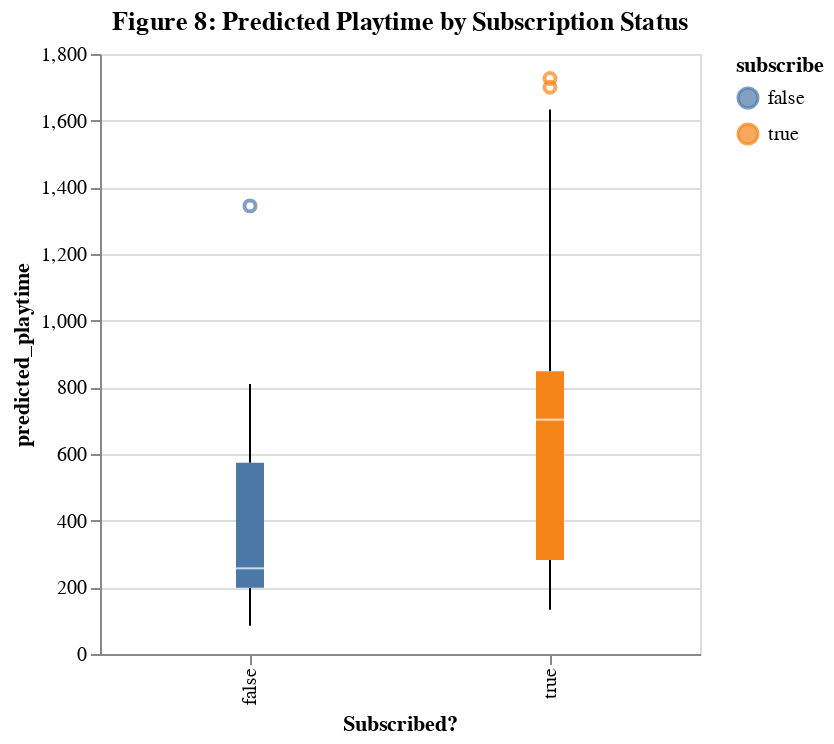

The code cell stored with this chart in its notebook:
### Code cell
# predicted playtime vs subscription status

chart_sub = alt.Chart(player_summary).mark_boxplot().encode(
    x=alt.X("subscribe:N", title="Subscribed?"),
    y=alt.Y("predicted_playtime:Q"),
    color="subscribe:N"
).properties(
    title="Figure 8: Predicted Playtime by Subscription Status",
    width=300, height=300
)
chart_sub

### Figure 1 — Vega-Lite specification as saved in the notebook (floating-point values rounded to 4 significant figures)
{"config": {"view": {"continuousWidth": 300, "continuousHeight": 300}}, "data": {"name": "data-f3c4b8a3c0f477a82ccea72b8bb4d165"}, "mark": {"type": "boxplot"}, "encoding": {"color": {"field": "subscribe", "type": "nominal"}, "x": {"field": "subscribe", "title": "Subscribed?", "type": "nominal"}, "y": {"field": "predicted_playtime", "type": "quantitative"}}, "height": 300, "title": "Figure 8: Predicted Playtime by Subscription Status", "width": 300, "$schema": "https://vega.github.io/schema/vega-lite/v5.20.1.json", "datasets": {"data-f3c4b8a3c0f477a82ccea72b8bb4d165": [{"hashedemail": "0088b5e134c3f0498a18c7ea6b8d77b4b0ff1636fc93355ccc95b45423367832", "experience": "Regular", "subscribe": true, "gender": "Male", "age": 20, "total_playtime_min": 106.0, "session_count": 2, "avg_session_length_min": 53.0, "predicted_playtime": 1112.0}, {"hashedemail": "060aca80f8cfbf1c91553a72f4d5ec8034764b05ab59fe8e1cf0eee9a7b67967", "experience": "Pro", "subscribe": false, "gender": "Male", "age": 21, "total_playtime_min": 30.0, "session_count": 1, "avg_session_length_min": 30.0, "predicted_playtime": 278.3}, {"hashedemail": "0ce7bfa910d47fc91f21a7b3acd8f33bde6db57912ce0290fa0437ce0b97f387", "experience": "Beginner", "subscribe": true, "gender": "Male", "age": 17, "total_playtime_min": 11.0, "session_count": 1, "avg_session_length_min": 11.0, "predicted_playtime": 702.3}, {"hashedemail": "0d4d71be33e2bc7266ee4983002bd930f69d304288a8663529c875f40f1750f3", "experience": "Regular", "subscribe": true, "gender": "Male", "age": 17, "total_playtime_min": 418.0, "session_count": 13, "avg_session_length_min": 32.15, "predicted_playtime": 702.1}, {"hashedemail": "0d70dd9cac34d646c810b1846fe6a85b9e288a76f5dcab9c1ff1a0e7ca200b3a", "experience": "Pro", "subscribe": true, "gender": "Male", "age": 17, "total_playtime_min": 70.0, "session_count": 2, "avg_session_length_min": 35.0, "predicted_playtime": 763.7}, {"hashedemail": "11006065e9412650e99eea4a4aaaf0399bc338006f85e80cc82d18b49f0e2aa4", "experience": "Veteran", "subscribe": false, "gender": "Male", "age": 19, "total_playtime_min": 10.0, "session_count": 1, "avg_session_length_min": 10.0, "predicted_playtime": 232.9}, {"hashedemail": "119f01b9877fc5ea0073d05602a353b91c4b48e4cf02f42bb8d661b46a34b760", "experience": "Amateur", "subscribe": true, "gender": "Female", "age": 21, "total_playtime_min": 50.0, "session_count": 1, "avg_session_length_min": 50.0, "predicted_playtime": 957.4}, {"hashedemail": "18936844e06b6c7871dce06384e2d142dd86756941641ef39cf40a9967ea14e3", "experience": "Amateur", "subscribe": true, "gender": "Male", "age": 14, "total_playtime_min": 1217.0, "session_count": 41, "avg_session_length_min": 29.68, "predicted_playtime": 701.3}, {"hashedemail": "1a2b92f18f36b0b59b41d648d10a9b8b20a2adff550ddbcb8cec2f47d4d881d0", "experience": "Beginner", "subscribe": false, "gender": "Female", "age": 37, "total_playtime_min": 18.0, "session_count": 1, "avg_session_length_min": 18.0, "predicted_playtime": 462.9}, {"hashedemail": "1d2371d8a35c8831034b25bda8764539ab7db0f63938696917c447128a2540dd", "experience": "Amateur", "subscribe": false, "gender": "Male", "age": 21, "total_playtime_min": 5.0, "session_count": 1, "avg_session_length_min": 5.0, "predicted_playtime": 257.7}, {"hashedemail": "200db0417ee70863c7e2a0f214c737476fb86de5869d0b907a077d726357e687", "experience": "Amateur", "subscribe": false, "gender": "Female", "age": 17, "total_playtime_min": 12.0, "session_count": 1, "avg_session_length_min": 12.0, "predicted_playtime": 782.9}, {"hashedemail": "20ae3f8b5323674fe6e537bc91928841cfc2a00c1b36522fd25370bb6fa89d36", "experience": "Regular", "subscribe": true, "gender": "Male", "age": 19, "total_playtime_min": 46.0, "session_count": 2, "avg_session_length_min": 23.0, "predicted_playtime": 1459.0}, {"hashedemail": "22a78bfd44e46931261d06864b92cf9a8fd77fb02bec66cb71646dd9da222a0d", "experience": "Amateur", "subscribe": true, "gender": "Non-binary", "age": 17, "total_playtime_min": 86.0, "session_count": 2, "avg_session_length_min": 43.0, "predicted_playtime": 1100.0}, {"hashedemail": "23fe711e0e3b77f1da7aa221ab1192afe21648d47d2b4fa7a5a659ff443a0eb5", "experience": "Amateur", "subscribe": true, "gender": "Female", "age": 21, "total_playtime_min": 50.0, "session_count": 1, "avg_session_length_min": 50.0, "predicted_playtime": 957.4}, {"hashedemail": "24d4892c2c3ce11d3e54c3bf31ee218901cac7a2f564911d67424c8fdf0874fe", "experience": "Amateur", "subscribe": true, "gender": "Male", "age": 22, "total_playtime_min": 2366.0, "session_count": 79, "avg_session_length_min": 29.95, "predicted_playtime": 266.5}, {"hashedemail": "25879aecc205544bc6505f9faf768356e0a3b7126057308ae3235f8a514e9a62", "experience": "Amateur", "subscribe": true, "gender": "Female", "age": 17, "total_playtime_min": 7.0, "session_count": 1, "avg_session_length_min": 7.0, "predicted_playtime": 997.8}, {"hashedemail": "2917e2dacafed92d017b9f356ce90a442bea6e4ad59dbbb484a920398acb8974", "experience": "Amateur", "subscribe": false, "gender": "Two-Spirited", "age": 26, "total_playtime_min": 5.0, "session_count": 1, "avg_session_length_min": 5.0, "predicted_playtime": 141.9}, {"hashedemail": "2cfed571797b66cc810c32562fc5b0f70b5bec0f5250799245527135bbf9662e", "experience": "Amateur", "subscribe": true, "gender": "Male", "age": 16, "total_playtime_min": 6.0, "session_count": 1, "avg_session_length_min": 6.0, "predicted_playtime": 701.5}, {"hashedemail": "336adf9b9070abb44eaec22a48b04d8cda6cf0c98a46eef37779a1dcb6f5b4bb", "experience": "Regular", "subscribe": true, "gender": "Male", "age": 21, "total_playtime_min": 266.0, "session_count": 3, "avg_session_length_min": 88.67, "predicted_playtime": 696.1}, {"hashedemail": "36d9cbb4c6bc0c1a6911436d2da0d09ec625e43e6552f575d4acc9cf487c4686", "experience": "Amateur", "subscribe": true, "gender": "Male", "age": 17, "total_playtime_min": 3873.0, "session_count": 130, "avg_session_length_min": 29.79, "predicted_playtime": 703.0}, {"hashedemail": "3caa832978e0596779f4ee7c686c4592fb6de893925025d25bf26be9a8cd03f5", "experience": "Amateur", "subscribe": true, "gender": "Male", "age": 22, "total_playtime_min": 12.0, "session_count": 1, "avg_session_length_min": 12.0, "predicted_playtime": 266.5}, {"hashedemail": "42382bb2af563e6979c5b84d288cbb49bb2ef90b1bcf196c2902da4ce20eb7f3", "experience": "Amateur", "subscribe": true, "gender": "Female", "age": 22, "total_playtime_min": 55.0, "session_count": 1, "avg_session_length_min": 55.0, "predicted_playtime": 867.1}, {"hashedemail": "42eafe96ed5c1684e3b5cc614d1b01a117173d3ec6898abcf1177d9822bd39f7", "experience": "Beginner", "subscribe": false, "gender": "Female", "age": 17, "total_playtime_min": 59.0, "session_count": 11, "avg_session_length_min": 5.364, "predicted_playtime": 786.8}, {"hashedemail": "4b01bce3f141289709e8278b02ba5d2aaa7105d7ccb9c7deb37670a80e332774", "experience": "Amateur", "subscribe": true, "gender": "Male", "age": 23, "total_playtime_min": 121.0, "session_count": 1, "avg_session_length_min": 121.0, "predicted_playtime": 266.5}, {"hashedemail": "4bed6f49b672974f706aa7f020b4f29020326bf594520593557cd381a51559b8", "experience": "Beginner", "subscribe": true, "gender": "Female", "age": 25, "total_playtime_min": 101.0, "session_count": 1, "avg_session_length_min": 101.0, "predicted_playtime": 866.4}, {"hashedemail": "4bfad3613c71ace05644bf210195d9fb0d3d9513753ad2f8a16d1a80699bb906", "experience": "Veteran", "subscribe": false, "gender": "Male", "age": 17, "total_playtime_min": 11.0, "session_count": 1, "avg_session_length_min": 11.0, "predicted_playtime": 199.1}, {"hashedemail": "55d24216db39c27e1f17cc43d3127cbf8ed76ada6d098202b53ded319855e2c1", "experience": "Amateur", "subscribe": true, "gender": "Male", "age": 17, "total_playtime_min": 33.0, "session_count": 3, "avg_session_length_min": 11.0, "predicted_playtime": 703.0}, {"hashedemail": "577aa5f15468252b1c6f32dcd515012923476292e30f95e6b4128c770e993f92", "experience": "Veteran", "subscribe": true, "gender": "Male", "age": 17, "total_playtime_min": 10.0, "session_count": 1, "avg_session_length_min": 10.0, "predicted_playtime": 282.2}, {"hashedemail": "5a340c0e3d1aa3e579efc625bd3e5bca7fc25f7115b68e9411f457464bfd3df4", "experience": "Veteran", "subscribe": true, "gender": "Male", "age": 20, "total_playtime_min": 33.0, "session_count": 2, "avg_session_length_min": 16.5, "predicted_playtime": 282.0}, {"hashedemail": "5afb9b4ba7f0bb42d4e4d72ee21be8a51131a7677f0519b4606fdbf770eec750", "experience": "Amateur", "subscribe": true, "gender": "Male", "age": 17, "total_playtime_min": 14.0, "session_count": 1, "avg_session_length_min": 14.0, "predicted_playtime": 703.0}, {"hashedemail": "5baba1651a0b92788bc0d6dcdf00be64af1cf9f0015bbeed204ddabd1d872e83", "experience": "Regular", "subscribe": true, "gender": "Female", "age": 28, "total_playtime_min": 43.0, "session_count": 1, "avg_session_length_min": 43.0, "predicted_playtime": 1726.0}, {"hashedemail": "5c27e8b9fed2816b006dc8397ec04470b59339fd591a46a3eb7951b939b72984", "experience": "Amateur", "subscribe": false, "gender": "Male", "age": 18, "total_playtime_min": 57.0, "session_count": 1, "avg_session_length_min": 57.0, "predicted_playtime": 255.5}, {"hashedemail": "5e0beb10f6163a508622ef25220d780bdd012a89dee571db77fc502980c0e57d", "experience": "Regular", "subscribe": true, "gender": "Male", "age": 15, "total_playtime_min": 9.0, "session_count": 1, "avg_session_length_min": 9.0, "predicted_playtime": 704.4}, {"hashedemail": "6b1cdc07fcc1f7ea09509341fd245dd34fdba386f14a493e9107c18604baedc9", "experience": "Veteran", "subscribe": true, "gender": "Non-binary", "age": 17, "total_playtime_min": 11.0, "session_count": 1, "avg_session_length_min": 11.0, "predicted_playtime": 1089.0}, {"hashedemail": "6ca8a90e4f5c61bf36baf556d446873c4e894e7a62f91996aa237be64b0e183b", "experience": "Beginner", "subscribe": true, "gender": "Female", "age": 17, "total_playtime_min": 66.0, "session_count": 1, "avg_session_length_min": 66.0, "predicted_playtime": 886.7}, {"hashedemail": "6fa105fac7f4f37350f21830db78cde153d8edda41d6f4f2d48c9785d605c5e5", "experience": "Amateur", "subscribe": false, "gender": "Male", "age": 45, "total_playtime_min": 7.0, "session_count": 1, "avg_session_length_min": 7.0, "predicted_playtime": 175.6}, {"hashedemail": "7096b30972a32029244fc6171f21bc5996b51b8d75df7a94f003dead428988f9", "experience": "Amateur", "subscribe": false, "gender": "Male", "age": 26, "total_playtime_min": 72.0, "session_count": 2, "avg_session_length_min": 36.0, "predicted_playtime": 252.2}, {"hashedemail": "70db3a16ef58cf8bf6d8658c426ba4a5fcd7523a0abdd413f14466c41181215d", "experience": "Veteran", "subscribe": false, "gender": "Male", "age": 22, "total_playtime_min": 15.0, "session_count": 1, "avg_session_length_min": 15.0, "predicted_playtime": 122.0}, {"hashedemail": "710148466b44cb02ba894aa9005a4892e619250ebd01153055d6c7578fc1ea10", "experience": "Amateur", "subscribe": true, "gender": "Male", "age": 23, "total_playtime_min": 8.0, "session_count": 1, "avg_session_length_min": 8.0, "predicted_playtime": 266.5}, {"hashedemail": "71453e425f07d10da4fa2b349c83e73ccdf0fb3312f778b35c5802c3292c87bd", "experience": "Veteran", "subscribe": false, "gender": "Male", "age": 22, "total_playtime_min": 21.0, "session_count": 1, "avg_session_length_min": 21.0, "predicted_playtime": 122.0}, {"hashedemail": "71e724778a28bb0ebbdacb1328944dfef427525466b012b66e7554a65e401a16", "experience": "Regular", "subscribe": true, "gender": "Male", "age": 14, "total_playtime_min": 20.0, "session_count": 2, "avg_session_length_min": 10.0, "predicted_playtime": 704.9}, {"hashedemail": "722ab6d91280c439f2780767a1250889e93f75fc0ba0bc48175da022ab3e9ea9", "experience": "Beginner", "subscribe": false, "gender": "Female", "age": 17, "total_playtime_min": 5.0, "session_count": 1, "avg_session_length_min": 5.0, "predicted_playtime": 786.8}, {"hashedemail": "75f275366c0dbb8b23957b97aaaf77db5d6517fb846d3d4d209bd391ae3d39f6", "experience": "Amateur", "subscribe": true, "gender": "Male", "age": 24, "total_playtime_min": 24.0, "session_count": 1, "avg_session_length_min": 24.0, "predicted_playtime": 266.5}, {"hashedemail": "7a4686586d290c67179275c7c3dfb4ea02f4d317d9ee0e2cee98baa27877a875", "experience": "Veteran", "subscribe": true, "gender": "Female", "age": 23, "total_playtime_min": 115.0, "session_count": 3, "avg_session_length_min": 38.33, "predicted_playtime": 876.6}, {"hashedemail": "7b17513f11968feaf6b02977885c436dc2a4549489ca25ef03022f9fbae19d81", "experience": "Regular", "subscribe": false, "gender": "Male", "age": 50, "total_playtime_min": 5.0, "session_count": 1, "avg_session_length_min": 5.0, "predicted_playtime": 174.3}, {"hashedemail": "7b5c323f9a9e21b6bcc2a8c431e96f9f2155c7b4318a68d3e7d9edd2018095a9", "experience": "Beginner", "subscribe": true, "gender": "Two-Spirited", "age": 17, "total_playtime_min": 5.0, "session_count": 1, "avg_session_length_min": 5.0, "predicted_playtime": 640.1}, {"hashedemail": "7c0ae28a5f85a515a8063f9ed989aa26c5ebcc64f6b7be2948c0b300c2c9bd47", "experience": "Amateur", "subscribe": true, "gender": "Male", "age": 23, "total_playtime_min": 9.0, "session_count": 1, "avg_session_length_min": 9.0, "predicted_playtime": 266.5}, {"hashedemail": "7d71c49cbbce8dcf0276b2bfecfa2d16f22cb31a4024556d6085884298f2ee8d", "experience": "Regular", "subscribe": true, "gender": "Two-Spirited", "age": 99, "total_playtime_min": 8.0, "session_count": 1, "avg_session_length_min": 8.0, "predicted_playtime": 183.8}, {"hashedemail": "7dc01f10bf20671ecfccdac23812b1b415acd42c2147cb0af4d48fcce2420f3e", "experience": "Regular", "subscribe": true, "gender": "Male", "age": 21, "total_playtime_min": 9.0, "session_count": 1, "avg_session_length_min": 9.0, "predicted_playtime": 696.1}, {"hashedemail": "7ea2a6532a9a7f33e1ad6067015746bbbbacaabb8cba0f430129f851c0aa59d9", "experience": "Regular", "subscribe": true, "gender": "Male", "age": 24, "total_playtime_min": 13.0, "session_count": 1, "avg_session_length_min": 13.0, "predicted_playtime": 699.4}, {"hashedemail": "80afc8e7137de6a232421e926c1e6e64ddeef1d8157c4439746bc00fcf91e8a7", "experience": "Beginner", "subscribe": false, "gender": "Male", "age": 32, "total_playtime_min": 116.0, "session_count": 1, "avg_session_length_min": 116.0, "predicted_playtime": 114.3}, {"hashedemail": "82d2615c56f8bdb5e56c603d3c90096649eb944fe47e1c827219d8af0b9fc94a", "experience": "Veteran", "subscribe": true, "gender": "Male", "age": 21, "total_playtime_min": 41.0, "session_count": 1, "avg_session_length_min": 41.0, "predicted_playtime": 285.2}, {"hashedemail": "88247d9a46fc214a12485dcbcbb03a8ddebfe8c1ec5fe209cd660147625c8e62", "experience": "Veteran", "subscribe": false, "gender": "Prefer not to say", "age": 25, "total_playtime_min": 118.0, "session_count": 6, "avg_session_length_min": 19.67, "predicted_playtime": 84.79}, {"hashedemail": "8af6e04a9067b009303e36cf39f7e7d53f9473e74b4633876ddd79769158b665", "experience": "Amateur", "subscribe": true, "gender": "Male", "age": 23, "total_playtime_min": 14.0, "session_count": 1, "avg_session_length_min": 14.0, "predicted_playtime": 266.5}, {"hashedemail": "8b71f4d66a38389b7528bb38ba6eb71157733df7d1740371852a797ae97d82d1", "experience": "Amateur", "subscribe": true, "gender": "Male", "age": 17, "total_playtime_min": 13.0, "session_count": 1, "avg_session_length_min": 13.0, "predicted_playtime": 703.0}, {"hashedemail": "8d2eed1f399e0d77cebb8fcc48ed19ad2fa8e3bb3fa683cb90e0ac6d42677bf2", "experience": "Veteran", "subscribe": true, "gender": "Male", "age": 24, "total_playtime_min": 147.0, "session_count": 1, "avg_session_length_min": 147.0, "predicted_playtime": 276.1}, {"hashedemail": "8d713786e0bf0371cd928a91d32d1e37b14e14e49744cdebac90885c05c48afa", "experience": "Amateur", "subscribe": false, "gender": "Female", "age": 32, "total_playtime_min": 11.0, "session_count": 1, "avg_session_length_min": 11.0, "predicted_playtime": 810.3}, {"hashedemail": "8e0aac3020b3fd9cdef4840b533b4b105aaf1ce1f6f2df3f328ba2a44cecfdc1", "experience": "Amateur", "subscribe": true, "gender": "Male", "age": 11, "total_playtime_min": 193.0, "session_count": 3, "avg_session_length_min": 64.33, "predicted_playtime": 759.6}, {"hashedemail": "8e98b6db2053af0bc0e62cd55bcea5a08f23986dec3d02ca520ea039517e6744", "experience": "Regular", "subscribe": false, "gender": "Male", "age": 18, "total_playtime_min": 10.0, "session_count": 1, "avg_session_length_min": 10.0, "predicted_playtime": 595.4}, {"hashedemail": "8eae13e0f5823d9c48fe7b89695ea231f96f644f664bcc74c5a07f7d0a1135bd", "experience": "Pro", "subscribe": true, "gender": "Male", "age": 12, "total_playtime_min": 34.0, "session_count": 1, "avg_session_length_min": 34.0, "predicted_playtime": 752.4}, {"hashedemail": "90f1495942837b1cde67cc9e3119421e38183502a4c6dee304df3bf0c21e0dd0", "experience": "Pro", "subscribe": true, "gender": "Male", "age": 17, "total_playtime_min": 16.0, "session_count": 1, "avg_session_length_min": 16.0, "predicted_playtime": 763.7}, {"hashedemail": "93efabc9f7de58f44c457bac715cf8f9f44cd88cc574fc02624cac194d2f0ea5", "experience": "Amateur", "subscribe": false, "gender": "Male", "age": 24, "total_playtime_min": 136.0, "session_count": 1, "avg_session_length_min": 136.0, "predicted_playtime": 256.4}, {"hashedemail": "951e54f7376e2b2f0915e9e3646c701af4a2fe839385b13f9e0084b08f8070bd", "experience": "Veteran", "subscribe": false, "gender": "Male", "age": 18, "total_playtime_min": 10.0, "session_count": 1, "avg_session_length_min": 10.0, "predicted_playtime": 199.1}, {"hashedemail": "95aa10ff79645508dcff5c08da02a8f6ddd9016b44fb469347e5739b8865c613", "experience": "Amateur", "subscribe": true, "gender": "Male", "age": 21, "total_playtime_min": 37.0, "session_count": 2, "avg_session_length_min": 18.5, "predicted_playtime": 280.6}, {"hashedemail": "96e190b0bf3923cd8d349eee467c09d1130af143335779251492eb4c2c058a5f", "experience": "Beginner", "subscribe": true, "gender": "Prefer not to say", "age": 27, "total_playtime_min": 168.0, "session_count": 8, "avg_session_length_min": 21.0, "predicted_playtime": 133.0}, {"hashedemail": "9782452b8e41d1f140374eec34c84f464df6ed12e2777e5b4f7150912b8ab78c", "experience": "Beginner", "subscribe": true, "gender": "Male", "age": 24, "total_playtime_min": 1581.0, "session_count": 18, "avg_session_length_min": 87.83, "predicted_playtime": 260.5}, {"hashedemail": "9955ab948064150d3686ef564389bdc6d6c60bc620a5ce3084b3dec4a7a006a7", "experience": "Amateur", "subscribe": true, "gender": "Two-Spirited", "age": 17, "total_playtime_min": 33.0, "session_count": 1, "avg_session_length_min": 33.0, "predicted_playtime": 1111.0}, {"hashedemail": "9ba67e127e4e70d909f6237644bb4674b17bc6ae5c9e735f88cfc50e22b499c6", "experience": "Veteran", "subscribe": true, "gender": "Male", "age": 17, "total_playtime_min": 11.0, "session_count": 1, "avg_session_length_min": 11.0, "predicted_playtime": 282.2}, {"hashedemail": "9c2a5275ada716508a7e66629dfbeaa4c03ca9eb5f30d2132f41de130c367c56", "experience": "Beginner", "subscribe": true, "gender": "Male", "age": 24, "total_playtime_min": 11.0, "session_count": 1, "avg_session_length_min": 11.0, "predicted_playtime": 260.5}, {"hashedemail": "a175d4741dc84e6baf77901f6e8e0a06f54809a34e6b5211159bced346f7fb3e", "experience": "Amateur", "subscribe": true, "gender": "Female", "age": 17, "total_playtime_min": 3232.0, "session_count": 37, "avg_session_length_min": 87.35, "predicted_playtime": 997.8}, {"hashedemail": "a1e0438d568b9c05a93cadaf99969e4d44794d19dea31edd723cbc916f878c33", "experience": "Veteran", "subscribe": false, "gender": "Non-binary", "age": 21, "total_playtime_min": 178.0, "session_count": 3, "avg_session_length_min": 59.33, "predicted_playtime": 566.1}, {"hashedemail": "a2a0612e9a7da558cbac2ee3c816740324505a69a6e042c94aa1b67731f9ff01", "experience": "Regular", "subscribe": false, "gender": "Male", "age": 18, "total_playtime_min": 6.0, "session_count": 1, "avg_session_length_min": 6.0, "predicted_playtime": 595.4}, {"hashedemail": "ab1f44f93c3b828f55458971db393052d9711df3e0e7ff69540bfebfcec555ff", "experience": "Amateur", "subscribe": true, "gender": "Male", "age": 17, "total_playtime_min": 43.0, "session_count": 2, "avg_session_length_min": 21.5, "predicted_playtime": 703.0}, {"hashedemail": "ad6390295640af1ed0e45ffc58a53b2d9074b0eea694b16210addd44d7c81f83", "experience": "Regular", "subscribe": true, "gender": "Female", "age": 19, "total_playtime_min": 11830.0, "session_count": 147, "avg_session_length_min": 80.46, "predicted_playtime": 1634.0}, {"hashedemail": "ae8d8a9dcf80b38466f89466201e6d594eb94d6994eda1617f7dfae9cb21bfb3", "experience": "Beginner", "subscribe": true, "gender": "Female", "age": 17, "total_playtime_min": 70.0, "session_count": 2, "avg_session_length_min": 35.0, "predicted_playtime": 886.7}, {"hashedemail": "aea049eaa7cb10db386a62990220d205ceb2a4c473cae3ec7bab107278c26559", "experience": "Beginner", "subscribe": true, "gender": "Prefer not to say", "age": 17, "total_playtime_min": 18.0, "session_count": 1, "avg_session_length_min": 18.0, "predicted_playtime": 570.8}, {"hashedemail": "b3510c708bd50bf9f75e6e02bb6fe14edb705e0ea671ee769a45c613750e8b58", "experience": "Veteran", "subscribe": true, "gender": "Agender", "age": 27, "total_playtime_min": 821.0, "session_count": 10, "avg_session_length_min": 82.1, "predicted_playtime": 144.0}, {"hashedemail": "b622593d2ef8b337dc554acb307d04a88114f2bf453b18fb5d2c80052aeb2319", "experience": "Regular", "subscribe": true, "gender": "Non-binary", "age": 20, "total_playtime_min": 14130.0, "session_count": 94, "avg_session_length_min": 150.3, "predicted_playtime": 1412.0}, {"hashedemail": "b674dd7ee0d24096d1c019615ce4d12b20fcbff12d79d3c5a9d2118eb7ccbb28", "experience": "Veteran", "subscribe": false, "gender": "Male", "age": 17, "total_playtime_min": 5.0, "session_count": 1, "avg_session_length_min": 5.0, "predicted_playtime": 199.1}, {"hashedemail": "ba24bebe588a34ac546f8559850c65bc90cd9d51b821581bd6e25cff437a1081", "experience": "Veteran", "subscribe": true, "gender": "Female", "age": 44, "total_playtime_min": 11.0, "session_count": 1, "avg_session_length_min": 11.0, "predicted_playtime": 554.4}, {"hashedemail": "ba9b943f7fd9b5078b20ece741c4cb6435418d5d8373b4fe3830487f6036095c", "experience": "Regular", "subscribe": false, "gender": "Prefer not to say", "age": 17, "total_playtime_min": 10.0, "session_count": 1, "avg_session_length_min": 10.0, "predicted_playtime": 1344.0}, {"hashedemail": "bc704ff2bc676dbf48ee41b9e11481c1387bf758ad318f2428f336e3fecc6660", "experience": "Regular", "subscribe": true, "gender": "Male", "age": 8, "total_playtime_min": 25.0, "session_count": 1, "avg_session_length_min": 25.0, "predicted_playtime": 763.7}, {"hashedemail": "bd10e7eab5531d5e82c9eebb929e2703f05367a90b0533074392a5f39a55c5d9", "experience": "Amateur", "subscribe": true, "gender": "Male", "age": 19, "total_playtime_min": 13.0, "session_count": 1, "avg_session_length_min": 13.0, "predicted_playtime": 701.6}, {"hashedemail": "bda1905e54b6c745bcced9d59ce655a5bfd03c35cc6abdd8d1610e5c416f79d1", "experience": "Amateur", "subscribe": true, "gender": "Male", "age": 17, "total_playtime_min": 5.0, "session_count": 1, "avg_session_length_min": 5.0, "predicted_playtime": 703.0}, {"hashedemail": "bfce39c89d6549f2bb94d8064d3ce69dc3d7e72b38f431d8aa0c4bf95ccee6bf", "experience": "Regular", "subscribe": true, "gender": "Male", "age": 17, "total_playtime_min": 14670.0, "session_count": 219, "avg_session_length_min": 66.99, "predicted_playtime": 702.1}, {"hashedemail": "c121e4d197469bea90e21c0495001f4e21824adb98cbc6a40d54e66617cee174", "experience": "Regular", "subscribe": true, "gender": "Male", "age": 21, "total_playtime_min": 9.0, "session_count": 1, "avg_session_length_min": 9.0, "predicted_playtime": 696.1}, {"hashedemail": "c57fa94e436cf49a929d0168e47d26fec3d900b321775e280ef136979c01d5a4", "experience": "Regular", "subscribe": true, "gender": "Male", "age": 49, "total_playtime_min": 1235.0, "session_count": 16, "avg_session_length_min": 77.19, "predicted_playtime": 619.2}, {"hashedemail": "c871393f513c68e313874ac9d192a0b8be7bf99a96bff0ab46beb343ee4217d5", "experience": "Veteran", "subscribe": false, "gender": "Female", "age": 22, "total_playtime_min": 184.0, "session_count": 3, "avg_session_length_min": 61.33, "predicted_playtime": 806.8}, {"hashedemail": "ca20f724571080b997e0efa874b9611e9f280c1af5f68ff6231a9e5b5d79bcfe", "experience": "Veteran", "subscribe": true, "gender": "Male", "age": 38, "total_playtime_min": 21.0, "session_count": 1, "avg_session_length_min": 21.0, "predicted_playtime": 178.0}, {"hashedemail": "cb00c16dc2043f435a7a8c2a473656e4119ffa7173bab7ec7455715173912498", "experience": "Veteran", "subscribe": true, "gender": "Non-binary", "age": 17, "total_playtime_min": 68.0, "session_count": 2, "avg_session_length_min": 34.0, "predicted_playtime": 1089.0}, {"hashedemail": "d07befbac08be3d876d026ac0458651067001b39081d24724af3c95be76355e0", "experience": "Veteran", "subscribe": true, "gender": "Non-binary", "age": 17, "total_playtime_min": 11.0, "session_count": 1, "avg_session_length_min": 11.0, "predicted_playtime": 1089.0}, {"hashedemail": "d13020f8d53c08c95e64f2254424a65c9c479fcfd866b21b850d200a2689a8b5", "experience": "Beginner", "subscribe": true, "gender": "Prefer not to say", "age": 22, "total_playtime_min": 35.0, "session_count": 2, "avg_session_length_min": 17.5, "predicted_playtime": 202.5}, {"hashedemail": "d3ca24e4d7fe8ffe2a821ebd3b841252950ca53e4d659a5f33b987e2cd42a1ec", "experience": "Veteran", "subscribe": false, "gender": "Male", "age": 18, "total_playtime_min": 14.0, "session_count": 1, "avg_session_length_min": 14.0, "predicted_playtime": 199.1}, {"hashedemail": "d43af3bed5e9f1f31077233697c18f3f988a217bd0376a5f1a54d14964a38c36", "experience": "Regular", "subscribe": true, "gender": "Female", "age": 20, "total_playtime_min": 32.0, "session_count": 1, "avg_session_length_min": 32.0, "predicted_playtime": 1700.0}, {"hashedemail": "d46bd29a2ed08e3500bd8729085ef4b6f0ca65baf4c756f88b6bedf7a18e0352", "experience": "Pro", "subscribe": false, "gender": "Male", "age": 17, "total_playtime_min": 110.0, "session_count": 1, "avg_session_length_min": 110.0, "predicted_playtime": 315.5}, {"hashedemail": "d48302dee689942b60f7e9756eba99d0be030df0ab6f553904a9dbbc44d0b5d5", "experience": "Beginner", "subscribe": true, "gender": "Male", "age": 17, "total_playtime_min": 10.0, "session_count": 1, "avg_session_length_min": 10.0, "predicted_playtime": 702.3}, {"hashedemail": "d51a8c57269fe347b4b7760ec29c420832cb36a11c47569a9200872831910c05", "experience": "Beginner", "subscribe": true, "gender": "Female", "age": 24, "total_playtime_min": 49.0, "session_count": 1, "avg_session_length_min": 49.0, "predicted_playtime": 847.6}, {"hashedemail": "d572f391d452b76ea2d7e5e53a3d38bfd7499c7399db299bd4fedb06a46ad5bb", "experience": "Amateur", "subscribe": false, "gender": "Prefer not to say", "age": 17, "total_playtime_min": 5.0, "session_count": 1, "avg_session_length_min": 5.0, "predicted_playtime": 537.8}, {"hashedemail": "d9473710057f7d42f36570f0be83817a4eea614029ff90cf50d8889cdd729d11", "experience": "Pro", "subscribe": true, "gender": "Other", "age": 91, "total_playtime_min": 15.0, "session_count": 1, "avg_session_length_min": 15.0, "predicted_playtime": 178.1}, {"hashedemail": "dbb20960cd4db4900dde7832e349dae46f7688583c8138b34785d9c7e509b5b9", "experience": "Amateur", "subscribe": true, "gender": "Female", "age": 26, "total_playtime_min": 7.0, "session_count": 1, "avg_session_length_min": 7.0, "predicted_playtime": 866.4}, {"hashedemail": "dc73467f73263dd4a07838330dd1cc115aa3f8b03538911ee6aac048405939c4", "experience": "Veteran", "subscribe": true, "gender": "Male", "age": 21, "total_playtime_min": 7.0, "session_count": 1, "avg_session_length_min": 7.0, "predicted_playtime": 285.2}, {"hashedemail": "e21a324ccf5c873bafe82e47d5137b36aa312ee4803eeb5cbc6cf945f9bb3f38", "experience": "Regular", "subscribe": true, "gender": "Male", "age": 17, "total_playtime_min": 6.0, "session_count": 1, "avg_session_length_min": 6.0, "predicted_playtime": 702.1}, {"hashedemail": "e3175c379bbb83c8786d2dd719cf844575aca24d2c81d643dc7f12f6227becf7", "experience": "Beginner", "subscribe": true, "gender": "Female", "age": 22, "total_playtime_min": 53.0, "session_count": 1, "avg_session_length_min": 53.0, "predicted_playtime": 847.9}, {"hashedemail": "e3e1bef1ce259c995332635c0ec630a575713451cbe742d7ca93e4c03d0826df", "experience": "Amateur", "subscribe": true, "gender": "Male", "age": 17, "total_playtime_min": 60.0, "session_count": 12, "avg_session_length_min": 5.0, "predicted_playtime": 703.0}, {"hashedemail": "e44041459da2102dc20147ed6f0db4753547be66fc4ddea037bafca64004de2d", "experience": "Veteran", "subscribe": true, "gender": "Male", "age": 18, "total_playtime_min": 26.0, "session_count": 1, "avg_session_length_min": 26.0, "predicted_playtime": 710.6}, {"hashedemail": "e47ae138603b9a7d6e9b97554bac2daf0477b30e0a4f29ed9d3deacc3c7ec155", "experience": "Pro", "subscribe": true, "gender": "Male", "age": 15, "total_playtime_min": 7.0, "session_count": 1, "avg_session_length_min": 7.0, "predicted_playtime": 752.1}, {"hashedemail": "e74c60a92c0100e7240be56d66969db85856152b048c639331a3595f901461ae", "experience": "Beginner", "subscribe": false, "gender": "Male", "age": 17, "total_playtime_min": 560.0, "session_count": 47, "avg_session_length_min": 11.91, "predicted_playtime": 252.6}, {"hashedemail": "ed3e6d043dee74fad932be44d0600f4502055198c511927b0c906f50b57d9582", "experience": "Beginner", "subscribe": true, "gender": "Male", "age": 17, "total_playtime_min": 5.0, "session_count": 1, "avg_session_length_min": 5.0, "predicted_playtime": 702.3}, {"hashedemail": "f19e136ddde68f365afc860c725ccff54307dedd13968e896a9f890c40aea436", "experience": "Amateur", "subscribe": false, "gender": "Male", "age": 17, "total_playtime_min": 179.0, "session_count": 6, "avg_session_length_min": 29.83, "predicted_playtime": 266.6}, {"hashedemail": "f1b432523542f90c61176a555ccb2144468d76c91a32d74082ab8c101f9d25b6", "experience": "Veteran", "subscribe": true, "gender": "Male", "age": 21, "total_playtime_min": 13.0, "session_count": 1, "avg_session_length_min": 13.0, "predicted_playtime": 285.2}, {"hashedemail": "f2826fb8dbce4d450348f99cb27ade184b713998d9679780442efaaf218038f2", "experience": "Regular", "subscribe": true, "gender": "Male", "age": 10, "total_playtime_min": 266.0, "session_count": 7, "avg_session_length_min": 38.0, "predicted_playtime": 763.2}, {"hashedemail": "f3c813577c458ba0dfef80996f8f32c93b6e8af1fa939732842f2312358a88e9", "experience": "Veteran", "subscribe": true, "gender": "Male", "age": 17, "total_playtime_min": 255.0, "session_count": 3, "avg_session_length_min": 85.0, "predicted_playtime": 282.2}, {"hashedemail": "f459ce1862ec9a43b6c714810390dfd632ed104eb11378b3a2a134b1b107bc75", "experience": "Beginner", "subscribe": true, "gender": "Male", "age": 26, "total_playtime_min": 46.0, "session_count": 2, "avg_session_length_min": 23.0, "predicted_playtime": 260.5}, {"hashedemail": "f4f29f2465743ead8c3ce02fc84542afe33ae3c95ef56a42b8f7785550fe9e4a", "experience": "Pro", "subscribe": true, "gender": "Male", "age": 19, "total_playtime_min": 41.0, "session_count": 2, "avg_session_length_min": 20.5, "predicted_playtime": 753.4}, {"hashedemail": "f6daba428a5e19a3d47574858c13550499be23603422e6a0ee9728f8b53e192d", "experience": "Pro", "subscribe": true, "gender": "Male", "age": 9, "total_playtime_min": 2019.0, "session_count": 27, "avg_session_length_min": 74.78, "predicted_playtime": 751.8}, {"hashedemail": "f707d141be44b2bf963eb171dbd14599059b4dda09aa002ba95ead4fa67273a7", "experience": "Veteran", "subscribe": true, "gender": "Male", "age": 16, "total_playtime_min": 8.0, "session_count": 1, "avg_session_length_min": 8.0, "predicted_playtime": 708.5}, {"hashedemail": "f7875ae87a61632030d5c4029ee8cf081be7047b2b4a9c04ab5a706f59786197", "experience": "Pro", "subscribe": false, "gender": "Male", "age": 17, "total_playtime_min": 19.0, "session_count": 1, "avg_session_length_min": 19.0, "predicted_playtime": 315.5}, {"hashedemail": "f8f5477f5a2e53616ae37421b1c660b971192bd8ff77e3398304c7ae42581fdc", "experience": "Amateur", "subscribe": true, "gender": "Female", "age": 16, "total_playtime_min": 9947.0, "session_count": 159, "avg_session_length_min": 62.56, "predicted_playtime": 994.5}, {"hashedemail": "f9ac013b2f0bc2bd4928a6a0fc8a0aae8b5c4f2670cf9e18f547b7e72034c965", "experience": "Beginner", "subscribe": true, "gender": "Male", "age": 17, "total_playtime_min": 74.0, "session_count": 2, "avg_session_length_min": 37.0, "predicted_playtime": 702.3}, {"hashedemail": "fb0005032363ec3b30c2ae668f78f5076b7e77de0c6a249e924eee608cd0a1fa", "experience": "Amateur", "subscribe": true, "gender": "Female", "age": 21, "total_playtime_min": 208.0, "session_count": 4, "avg_session_length_min": 52.0, "predicted_playtime": 957.4}, {"hashedemail": "fc0224c81384770e93ca717f32713960144bf0b52ff67639433a5c06a653a882", "experience": "Amateur", "subscribe": true, "gender": "Male", "age": 27, "total_playtime_min": 16.0, "session_count": 1, "avg_session_length_min": 16.0, "predicted_playtime": 263.1}, {"hashedemail": "fcab03c6d3079521e7f9665caed0f31fe3dae6b5ccb86e6cb58747a43aa8789f", "experience": "Pro", "subscribe": true, "gender": "Male", "age": 17, "total_playtime_min": 80.0, "session_count": 1, "avg_session_length_min": 80.0, "predicted_playtime": 763.7}, {"hashedemail": "fd6563a4e0f6f4273580e5fedbd8dda64990447aea5a33cbb5e894a3867ca44d", "experience": "Amateur", "subscribe": true, "gender": "Male", "age": 23, "total_playtime_min": 4795.0, "session_count": 310, "avg_session_length_min": 15.47, "predicted_playtime": 266.5}, {"hashedemail": "fe218a05c6c3fc6326f4f151e8cb75a2a9fa29e22b110d4c311fb58fb211f471", "experience": "Amateur", "subscribe": true, "gender": "Male", "age": 17, "total_playtime_min": 9.0, "session_count": 1, "avg_session_length_min": 9.0, "predicted_playtime": 703.0}, {"hashedemail": "fef4e1bed8c3f6dcd7bcd39ab21bd402386155b2ff8c8e53683e1d2793bf1ed1", "experience": "Beginner", "subscribe": true, "gender": "Male", "age": 20, "total_playtime_min": 72.0, "session_count": 1, "avg_session_length_min": 72.0, "predicted_playtime": 261.1}]}}
